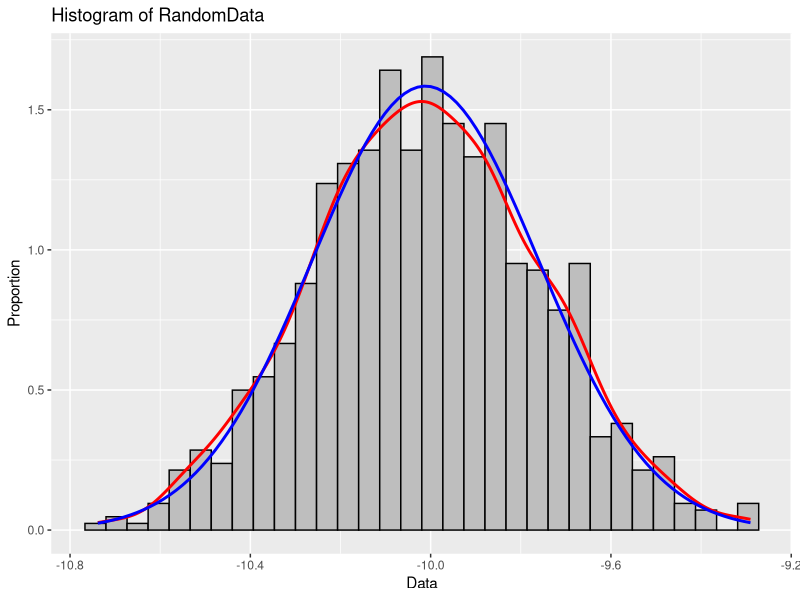
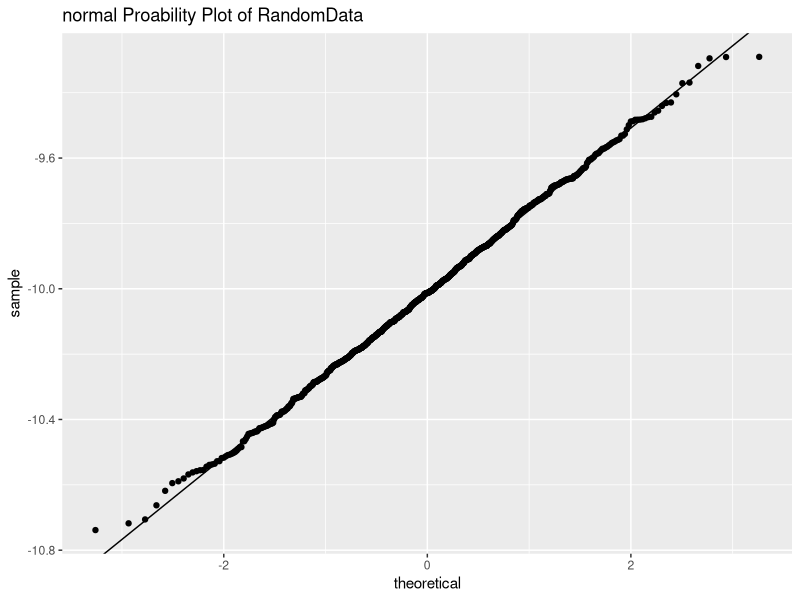

Generate these figures, in order, with R:
library(ggplot2)

set.seed(54321)
n <- 900
RandomData <- rnorm(n, mean=-10, sd=0.25)
RandomDataDF <- data.frame(RandomData=RandomData)

xbar <- mean(RandomData)
s <- sd(RandomData)

number_bins <- max(round(sqrt(n))+2,5)

ggplot(RandomDataDF, aes(x=RandomData)) + 
  geom_histogram(aes(y= after_stat(density)), bins = number_bins, 
                 fill="grey", col="black") +
  geom_density(col="red", lwd=1) + 
  stat_function(fun=dnorm, args=list(mean=xbar, sd=s), col="blue", lwd=1) +
  xlab("Data") +
  ylab("Proportion") +
  ggtitle("Histogram of RandomData")

# p2

ggplot(RandomDataDF, aes(sample=RandomData)) + 
  stat_qq() +
  geom_abline(slope=s, intercept=xbar) + 
  ggtitle("normal Proability Plot of RandomData")